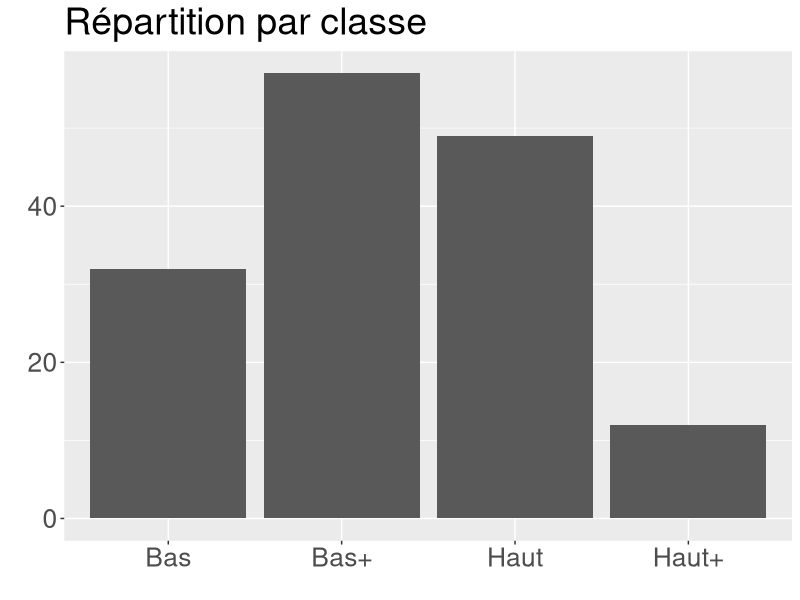

The R script that drew this image:
## ---- chunk 1
#| eval: TRUE
#| include: TRUE
#| echo : TRUE
#| fig-height: 7
#| code-line-numbers: FALSE




library(ggplot2)
ggplot(data = iris, 
       aes(x = cut(Sepal.Length, breaks = c(min(Sepal.Length), 5, 6, 7, max(Sepal.Length)), 
                   include.lowest = TRUE, labels = c("Bas","Bas+","Haut","Haut+")))) +
  geom_bar() + xlab("") + ylab("") + ggtitle("Répartition par classe") +
  theme(plot.title = element_text(size=27), axis.text=element_text(size=19))



## ---- chunk 2

sessionInfo()

